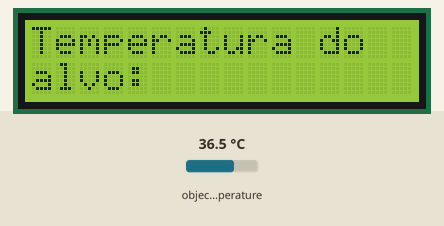
This sketch was run on a simulated Arduino Uno, built with avr-gcc and run on an emulated ATmega328P. Parts: 16×2 character LCD. The inputs (shaded band) are chosen by the test bench; at power-on: object temperature 36.5 °C. What the sketch prints to the serial monitor is not drawn.

Above: at 2.1 s.
At 3.5 s:
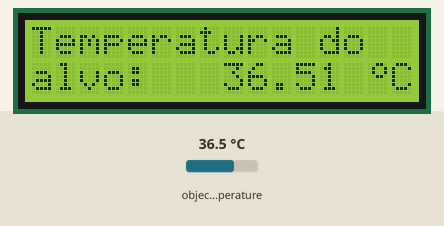
3.6 s: object temperature set to 20 °C
At 5.2 s:
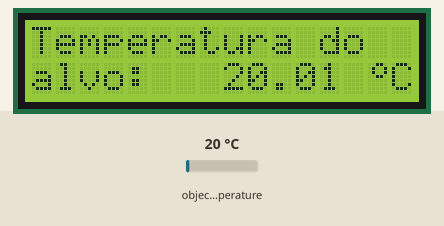
6.4 s: object temperature set to 26 °C
At 8.7 s:
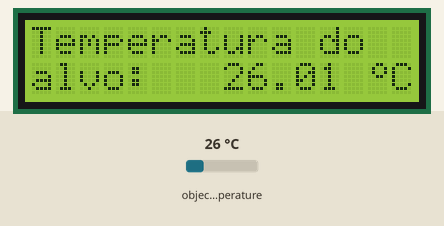
9.4 s: object temperature set to 32 °C
At 12.2 s:
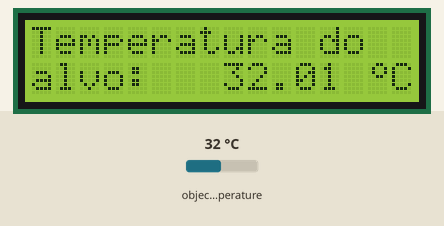
Timing chart, 0 to 13.7 s (numbered marks = the images above; inputs shaded):
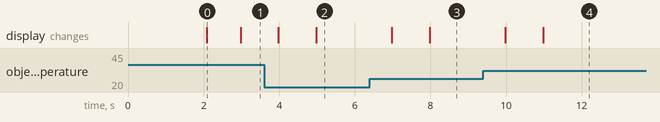

The sketch:

termometro-iv-com-arduino.ino
```cpp
#include <LiquidCrystal.h> // Inclui a biblioteca LiquidCrystal para controlar o display LCD
#include <Adafruit_MLX90614.h> // Inclui a biblioteca Adafruit_MLX90614 para controlar o sensor MLX90614-CL

/* Abaixo, variáveis e constantes fundamentais do sistema */

// Objeto MLX90614 para referenciar o sensor de temperatura infravermelho
Adafruit_MLX90614 mlx = Adafruit_MLX90614();

// Objeto LiquidCrystal que define os pinos (RS, Enable, D4, D5, D6, D7) utilizados no LCD
LiquidCrystal lcd(7, 6, 5, 4, 3, 2);

// Array de 8 bytes que desenha o símbolo de grau para o display LCD
byte grau[8] = { B00110, B01001, B01001, B00110, B00000, B00000, B00000, B00000 };

// Variável para armazenar o tempo da última atualização
unsigned long ultimoTempo = 0;

// Constante que representa o intervalo de 100 ms
const unsigned long INTERVALO = 100;

// Tamanho do array que armazenará as medições; modificar esse valor altera o número de medidas para o cálculo da média
const int ARRAY_TAMANHO = 10;

// Array de floats para armazenar as medições de temperatura
float arrDeMedidas[ARRAY_TAMANHO];

// Variável que atua como ponteiro para indicar a posição atual do array para a próxima medida
int pointerDoArr = 0;

// Função que calcula a média de um array de medidas de temperatura
float tempMedia(float dummyArr[], int dummyArrTam) {
    float soma = 0; // Inicializa a soma das medições com zero

    // Percorre o array para calcular a soma dos valores, exibindo o acumulado a cada iteração para debug
    for (int i = 0; i < dummyArrTam; i++) {
        soma += dummyArr[i]; // Acumula o valor atual na soma total
    }

    float media = (soma / dummyArrTam);// Calcula a média das medições
    return media; // Retorna a média calculada
}

/* Setup do sistema */

// Função setup: executada uma vez na inicialização do sistema
void setup() {
  Serial.begin(9600); // Inicializa a comunicação serial com baud rate de 9600
  lcd.begin(16, 2); // Configura o LCD para 16 colunas e 2 linhas
  lcd.clear(); // Limpa qualquer informação prévia no display LCD

  // Inicializa o sensor MLX90614-CL; caso a inicialização falhe, exibe mensagem de erro e entra em loop solicitando reinicialização
  if (!mlx.begin()) {
    Serial.println("Falha de conexao com o sensor, reiniciar!"); // Informa o erro via serial
    lcd.clear(); // Limpa o display LCD
    lcd.setCursor(0, 0); // Define o cursor na coluna 0, linha 0
    lcd.print("  Erro conexao  "); // Exibe mensagem de erro no LCD
    lcd.setCursor(0, 1); // Define o cursor na coluna 0, linha 1
    lcd.print("   Reiniciar!   "); // Exibe instrução para reiniciar o sistema
    while (1); // Entra em loop infinito para travar o programa
  }

  lcd.createChar(1, grau); // Cria um caractere customizado (índice 1) com o símbolo de grau
  lcd.setCursor(0, 0); //Posiciona o cursor na coluna 0, linha 0 do LCD
  lcd.print("UFRN  DFTE  GNMS"); // Exibe "DFTE" centralizada
  lcd.setCursor(0, 1); // Posiciona o cursor na coluna 0, linha 1 do LCD
  lcd.print("  MLX90614-CL  "); // Exibe a identificação do sensor utilizado
  delay(2000); // Aguarda 2000 ms para que a mensagem seja visualizada
  lcd.clear(); // Limpa o display LCD
  lcd.setCursor(0, 0); // Posiciona o cursor novamente na coluna 0, linha 0
  lcd.print("Temperatura do"); // Exibe "Temperatura do" na primeira linha
  lcd.setCursor(0, 1); // Posiciona o cursor na coluna 0, linha 1
  lcd.print("alvo:  "); // Exibe "Objeto:" na segunda linha

  // Configura a emissividade do sensor para 0.95 (valor aproximado para água); a mudança desse valor pode afetar a precisão da medição; ao iniciar o sensor, a emissividade padrão é 1, como alteramos aqui, dependnedo da superfície que ele esteja apontando inicialmente, os valores da temperatura mensurada podem ser absurdamente discrepantes com a realidade, ou seja, cuidado na superfície que o sensor está apontando quando ligar o sistema
  mlx.writeEmissivity(0.95);
}

/* Loop de execução do programa */

// Função loop: executada continuamente após o setup
void loop() {
  // Verifica se o intervalo de tempo definido já passou desde a última leitura
  if ((millis() - ultimoTempo) >= INTERVALO) {
    // Lê a temperatura do objeto (em graus Celsius) através do sensor MLX90614
    float tempObjeto = mlx.readObjectTempC();
    // Armazena a medida lida no array de medições na posição indicada por pointerDoArr
    arrDeMedidas[pointerDoArr] = tempObjeto;
    // Incrementa o ponteiro para apontar para a próxima posição do array
    pointerDoArr += 1;
    // Atualiza o tempo da última leitura para o tempo atual
    ultimoTempo = millis();

    // Quando o array de medições estiver preenchido (10 medidas)
    if (pointerDoArr >= 10) {
      // Calcula a média das 10 medições e armazena o resultado em storeTempMedia
      float storeTempMedia = tempMedia(arrDeMedidas, ARRAY_TAMANHO);

      // Imprime o tempo de execução e a média calculada via comunicação serial
      Serial.print(ultimoTempo);
      Serial.print(",");
      Serial.println(storeTempMedia);

      // Exibe a média de temperatura no display LCD
      lcd.setCursor(8, 1); // Posiciona o cursor na coluna 8, linha 1 para exibir a média
      lcd.print(storeTempMedia); // Exibe o valor da média
      lcd.setCursor(14, 1); // Posiciona o cursor na coluna 14, linha 1 para exibir o símbolo de grau
      lcd.write(1); // Exibe o caractere customizado (símbolo de grau)
      lcd.setCursor(15, 1); // Posiciona o cursor na coluna 15, linha 1 para exibir a unidade
      lcd.print("C"); // Exibe a letra "C" de graus Celsius

      pointerDoArr = 0; // Reseta o ponteiro do array para iniciar uma nova coleta de medições
    }
  }
}
```

Measured:
- after the input at 3.6 s, the display: first changes after 0.38 s (image 2 shows a later state)
- after the input at 6.4 s, the display: first changes after 0.58 s (image 3 shows a later state)
- after the input at 9.4 s, the display: first changes after 0.58 s (image 4 shows a later state)
- what the display in image 0 shows lasts 0.9 s, from 2.1 s to 3.0 s
